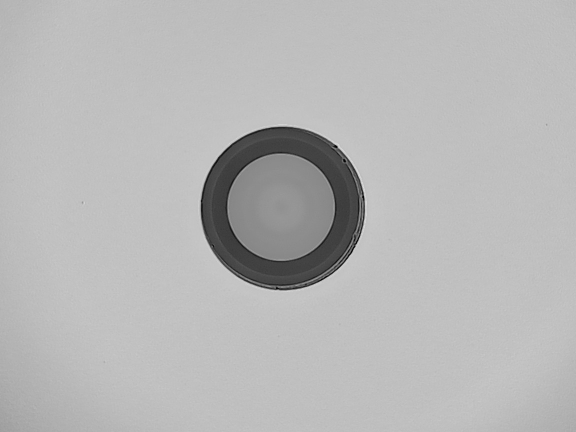
#> input picture current-process/old_version/image_batch/ima18.jpg, 1152 x 864 px (shown at 1/2 size)
$ python defect_detection_engine.py ../../../current-process/old_version/image_batch/ima18.jpg   (older library calls are emulated)
#> lines starting #> are read from the running program, lines starting #| are printed output that depends on the picture; after the words box and inside, x2 and y2 are one past the last pixel; in counts of white or black regions, pixels touching at a corner belong together
#!/usr/bin/env python3
"""
Defect Detection Engine - Specific Defect Detection Functions
Extracted from detection.py - Standalone modular script
"""

import cv2
import numpy as np
import json
import sys
import os
import argparse
import logging
from pathlib import Path

# Setup logging
logging.basicConfig(level=logging.INFO, format='%(asctime)s - %(levelname)s - %(message)s')
logger = logging.getLogger(__name__)


class DefectDetectionEngine:
    """Advanced defect detection system for image analysis."""

    def __init__(self, min_defect_size=10, max_defect_size=5000):
        self.min_defect_size = min_defect_size
        self.max_defect_size = max_defect_size
        self.logger = logger

    def load_image(self, image_path):
        """Load image from file path."""
        img = cv2.imread(image_path)
#> img is the input picture: shape (864, 1152, 3); min 0, max 239, mean 182.7
        if img is None:
            self.logger.error(f"Could not read image: {image_path}")
            return None
        return img

    def detect_scratches(self, gray_image):
        """Detect linear scratches using Hough line transform."""
        scratches = []

        # Edge detection for line detection
        edges = cv2.Canny(gray_image, 30, 100)
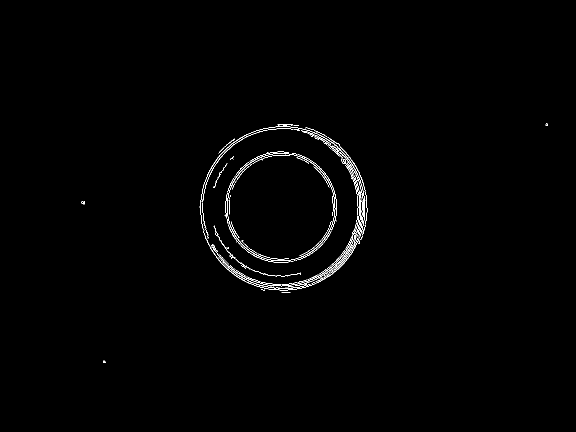
#> edges: shape (864, 1152) (shown at 1/2 size); 0.71% white in thin lines or dots, all inside (x1, y1, x2, y2) = (163, 247, 1095, 726)

        # Detect lines using probabilistic Hough transform
        lines = cv2.HoughLinesP(edges, 1, np.pi/180, threshold=40,
                               minLineLength=20, maxLineGap=5)
#> lines = 95 rows, first 6: [721, 430, 721, 374], [660, 541, 688, 513], [683, 319, 724, 360], [663, 293, 707, 340], [657, 539, 686, 510], [450, 496, 491, 537]

        if lines is not None:
            for line in lines:
                x1, y1, x2, y2 = line[0]
                length = np.sqrt((x2-x1)**2 + (y2-y1)**2)

                # Filter short lines
                if length > 25:
                    scratches.append({
                        'line': (x1, y1, x2, y2),
                        'length': float(length),
                        'angle': float(np.arctan2(y2-y1, x2-x1) * 180 / np.pi),
                        'type': 'scratch',
                        'severity': 'medium' if length > 50 else 'low'
                    })
#> this loop made 95 passes
#> (x1, y1, x2, y2, length) on passes 1 to 8: (721, 430, 721, 374, 56), (660, 541, 688, 513, 39.6), (683, 319, 724, 360, 57.98), (663, 293, 707, 340, 64.38), (657, 539, 686, 510, 41.01), (450, 496, 491, 537, 57.98), (718, 431, 719, 385, 46.01), (665, 547, 675, 527, 22.36)
#> after the loop, scratches = 82 items

        return scratches

    def detect_digs(self, gray_image):
        """Detect digs/pits using morphological black-hat."""
        digs = []
#> digs = []

        # Black-hat transform to find dark spots
        kernel = cv2.getStructuringElement(cv2.MORPH_ELLIPSE, (7, 7))
        bth = cv2.morphologyEx(gray_image, cv2.MORPH_BLACKHAT, kernel)
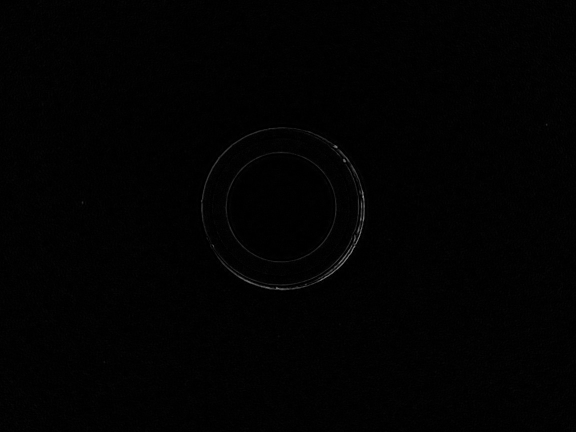
#> bth: shape (864, 1152) (shown at 1/2 size); min 0, max 139, mean 1.9

        # Threshold at 95th percentile
        threshold_val = float(np.percentile(bth, 95))
#> threshold_val = 4
        _, dig_mask = cv2.threshold(bth, threshold_val, 255, cv2.THRESH_BINARY)
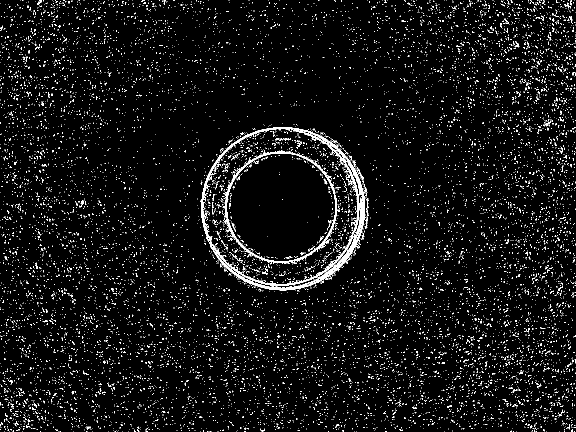
#> dig_mask: shape (864, 1152) (shown at 1/2 size); 4.8% white in thin lines or dots

        # Find contours of dark spots
        dig_contours, _ = cv2.findContours(dig_mask.astype(np.uint8),
                                          cv2.RETR_EXTERNAL, cv2.CHAIN_APPROX_SIMPLE)
#> dig_contours = 10727 contours, 10720 with area under 20; largest, box (x1, y1, x2, y2) and area: (400, 254, 730, 581) 83758, (713, 338, 728, 361) 30, (1091, 240, 1103, 253) 24, (161, 401, 167, 410) 22, (1129, 5, 1138, 16) 22, (74, 0, 83, 9) 21, (1029, 82, 1039, 95) 20

        for contour in dig_contours:
            area = cv2.contourArea(contour)

            # Filter by size
            if self.min_defect_size < area < self.max_defect_size:
                # Calculate moments for centroid
                M = cv2.moments(contour)
                if M["m00"] > 0:
                    cx = int(M["m10"] / M["m00"])
                    cy = int(M["m01"] / M["m00"])

                    # Calculate additional properties
                    perimeter = cv2.arcLength(contour, True)
                    circularity = 4 * np.pi * area / (perimeter**2 + 1e-10)

                    digs.append({
                        'center': (cx, cy),
                        'area': float(area),
                        'contour': contour.tolist(),
                        'circularity': float(circularity),
                        'type': 'dig',
                        'severity': 'high' if area > 100 else 'medium'
                    })
#> this loop made 10727 passes
#> (area, cx, cy, perimeter, circularity) on passes 338, 818, 932, 1353, 1440, 1695, 2296, 3133: (10.5, 32, 846, 23.9, 0.231), (12, 829, 815, 24.14, 0.259), (14, 70, 810, 20.49, 0.419), (15.5, 1028, 781, 27.56, 0.257), (10.5, 1021, 775, 20.73, 0.307), (16.5, 22, 763, 28.73, 0.251), (13.5, 208, 723, 13.9, 0.878), (12, 557, 672, 14.49, 0.719)
#> after the loop, digs = 34 items

        return digs

    def detect_blobs(self, gray_image):
        """Detect blobs/contamination using adaptive thresholding."""
        blobs = []
#> blobs = []

        # Adaptive thresholding for blob detection
        binary = cv2.adaptiveThreshold(gray_image, 255, cv2.ADAPTIVE_THRESH_GAUSSIAN_C,
                                     cv2.THRESH_BINARY_INV, 31, 5)
#> binary: shape (864, 1152); 1.8% white; 2625 white regions (2613 under 20 px), largest, box (x1, y1, x2, y2) and area: (402, 254, 730, 581) 8242, (447, 300, 678, 529) 4027, (442, 480, 455, 499) 42

        # Morphological operations to clean up
        kernel = cv2.getStructuringElement(cv2.MORPH_ELLIPSE, (5, 5))
        binary = cv2.morphologyEx(binary, cv2.MORPH_CLOSE, kernel)
#> binary: shape (864, 1152); 2.1% white; 2383 white regions (2359 under 20 px), largest, box (x1, y1, x2, y2) and area: (402, 254, 730, 581) 11001, (446, 298, 678, 529) 4525, (433, 458, 536, 549) 391
        binary = cv2.morphologyEx(binary, cv2.MORPH_OPEN, kernel)
#> binary: shape (864, 1152); 1.5% white; 9 white regions (3 under 20 px)

        # Find blob contours
        blob_contours, _ = cv2.findContours(binary, cv2.RETR_EXTERNAL, cv2.CHAIN_APPROX_SIMPLE)
#> blob_contours = 2 contours, 1 with area under 20; largest, box (x1, y1, x2, y2) and area: (402, 254, 730, 581) 83926

        for contour in blob_contours:
            area = cv2.contourArea(contour)

            # Filter large blobs
            if area > 100:
                perimeter = cv2.arcLength(contour, True)
                circularity = 4 * np.pi * area / (perimeter**2 + 1e-10)

                # Get bounding box
                x, y, w, h = cv2.boundingRect(contour)
                aspect_ratio = w / (h + 1e-10)

                blobs.append({
                    'contour': contour.tolist(),
                    'bbox': (x, y, w, h),
                    'area': float(area),
                    'circularity': float(circularity),
                    'aspect_ratio': float(aspect_ratio),
                    'type': 'blob',
                    'severity': 'medium' if area > 500 else 'low'
                })
#> this loop made 2 passes
#> (area, perimeter, circularity, x, y, w, h, aspect_ratio) on pass 1: (83926, 1138.2, 0.814, 402, 254, 328, 327, 1)
#> after the loop, blobs = 1 item

        return blobs

    def detect_edge_irregularities(self, gray_image):
        """Detect edge irregularities using gradient analysis."""
        edges = []
#> edges = []

        # Compute gradients
        grad_x = cv2.Sobel(gray_image, cv2.CV_64F, 1, 0)
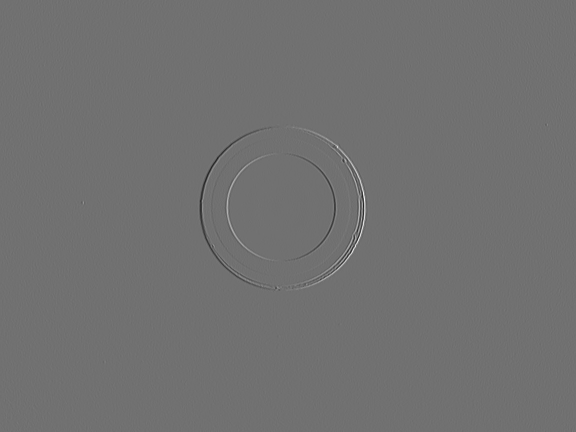
#> grad_x: shape (864, 1152) float64 (shown at 1/2 size); min -611, max 767, mean 0; drawn with min black and max white
        grad_y = cv2.Sobel(gray_image, cv2.CV_64F, 0, 1)
        grad_mag = np.sqrt(grad_x**2 + grad_y**2)

        # Threshold at 95th percentile
        edge_thresh = np.percentile(grad_mag, 95)
#> edge_thresh = 20.4
        edge_mask = (grad_mag > edge_thresh).astype(np.uint8)
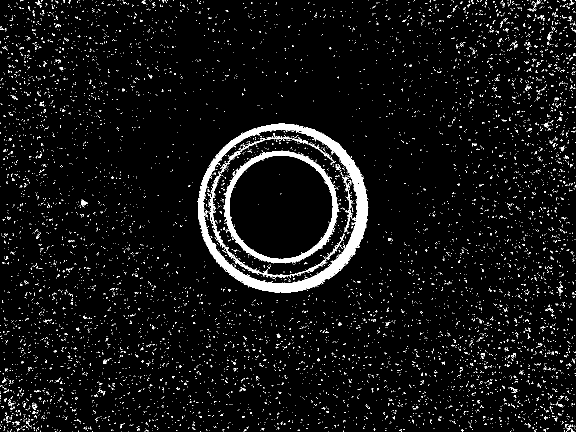
#> edge_mask: shape (864, 1152) (shown at 1/2 size); values 0 (black) and 1 (white), 4.9% white; 8995 white regions (8940 under 20 px)

        # Find edge contours
        edge_contours, _ = cv2.findContours(edge_mask, cv2.RETR_EXTERNAL, cv2.CHAIN_APPROX_SIMPLE)
#> edge_contours = 8443 contours, 8434 with area under 20; largest, box (x1, y1, x2, y2) and area: (395, 247, 737, 585) 89216, (162, 401, 172, 414) 60, (1087, 245, 1096, 256) 34, (206, 719, 214, 728) 33, (65, 807, 75, 820) 26

        for contour in edge_contours:
            area = cv2.contourArea(contour)

            # Filter by size
            if 50 < area < 2000:
                # Calculate edge properties
                perimeter = cv2.arcLength(contour, True)
                compactness = perimeter**2 / (area + 1e-10)

                edges.append({
                    'contour': contour.tolist(),
                    'area': float(area),
                    'perimeter': float(perimeter),
                    'compactness': float(compactness),
                    'type': 'edge_irregularity',
                    'severity': 'low'
                })
#> this loop made 8443 passes
#> (contour, area) on passes 1 to 3: ([[1149, 863]], 0), ([[243, 863]], 0), ([[1147, 862], [1147, 863]], 0)
#> after the loop, edges = 1 item

        return edges

    def detect_cracks(self, gray_image):
        """Detect cracks using morphological operations."""
        cracks = []
#> cracks = []

        # Use morphological gradient to detect thin lines
        kernel = cv2.getStructuringElement(cv2.MORPH_RECT, (3, 3))
        gradient = cv2.morphologyEx(gray_image, cv2.MORPH_GRADIENT, kernel)

        # Threshold to get binary image
        _, binary = cv2.threshold(gradient, 0, 255, cv2.THRESH_BINARY + cv2.THRESH_OTSU)
#> binary: shape (864, 1152); 0.91% white; 31 white regions (28 under 20 px), largest, box (x1, y1, x2, y2) and area: (400, 252, 731, 582) 6989, (453, 306, 671, 523) 1919, (423, 488, 429, 496) 34

        # Remove small noise
        kernel_clean = cv2.getStructuringElement(cv2.MORPH_ELLIPSE, (3, 3))
        binary = cv2.morphologyEx(binary, cv2.MORPH_OPEN, kernel_clean)
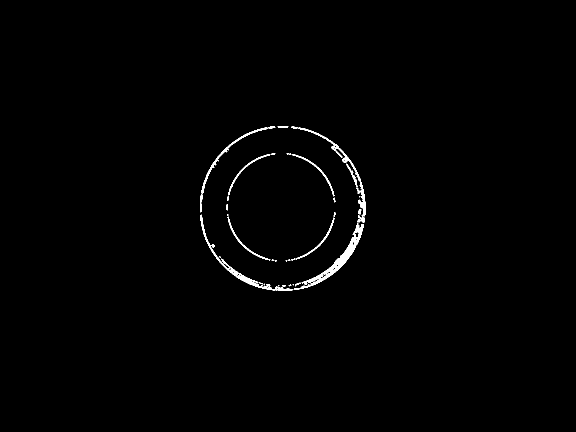
#> binary: shape (864, 1152) (shown at 1/2 size); 0.82% white; 31 white regions (12 under 20 px)

        # Find contours
        crack_contours, _ = cv2.findContours(binary, cv2.RETR_EXTERNAL, cv2.CHAIN_APPROX_SIMPLE)
#> crack_contours = 31 contours, 19 with area under 20; largest, box (x1, y1, x2, y2) and area: (582, 253, 731, 580) 3486, (401, 429, 586, 582) 1184, (400, 253, 551, 425) 692, (455, 433, 541, 521) 272, (584, 308, 669, 393) 269

        for contour in crack_contours:
            area = cv2.contourArea(contour)

            if area > 20:  # Minimum crack size
                perimeter = cv2.arcLength(contour, True)

                # Calculate aspect ratio of bounding rectangle
                rect = cv2.minAreaRect(contour)
                (center), (width, height), angle = rect
                aspect_ratio = max(width, height) / (min(width, height) + 1e-10)

                # Cracks typically have high aspect ratio
                if aspect_ratio > 3:
                    cracks.append({
                        'contour': contour.tolist(),
                        'area': float(area),
                        'perimeter': float(perimeter),
                        'aspect_ratio': float(aspect_ratio),
                        'angle': float(angle),
                        'center': (float(center[0]), float(center[1])),
                        'type': 'crack',
                        'severity': 'high' if area > 100 else 'medium'
                    })
#> this loop made 31 passes
#> (area, perimeter, center, width, height, angle, aspect_ratio) on passes 7, 14, 15, 16, 17, 20: (21, 31.8, (595.1, 567.7), 12.04, 3.5, -29.05, 3.44), (22.5, 18.73, (425.8, 491.3), 4.95, 5.66, -45, 1.14), (265, 275, (631.6, 484.2), 119.5, 20.17, -44.66, 5.92), (271.5, 276.4, (490.9, 483), 19.92, 120.2, -44.32, 6.03), (1184.5, 694.2, (476.9, 524.2), 52.45, 236.8, -50.69, 4.51), (36, 28.14, (719.2, 422.9), 10.32, 4.81, -81.87, 2.15)

        return cracks

    def detect_spots(self, gray_image):
        """Detect bright/dark spots using blob detection."""
        spots = []

        # Detect bright spots (white tophat)
        kernel = cv2.getStructuringElement(cv2.MORPH_ELLIPSE, (9, 9))
        wth = cv2.morphologyEx(gray_image, cv2.MORPH_TOPHAT, kernel)

        # Threshold bright spots
        threshold_val = float(np.percentile(wth, 95))
        _, spot_mask = cv2.threshold(wth, threshold_val, 255, cv2.THRESH_BINARY)
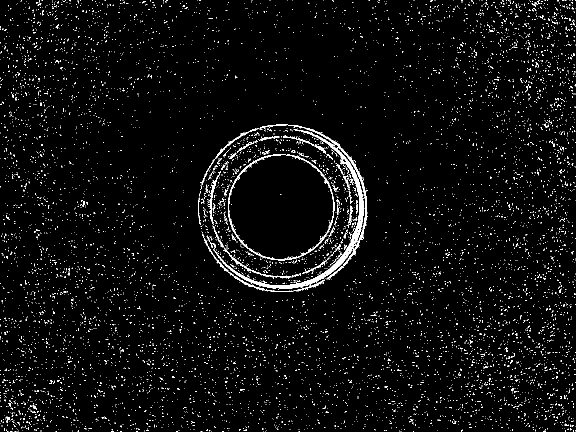
#> spot_mask: shape (864, 1152) (shown at 1/2 size); 3.4% white in thin lines or dots

        # Find bright spot contours
        spot_contours, _ = cv2.findContours(spot_mask.astype(np.uint8),
                                           cv2.RETR_EXTERNAL, cv2.CHAIN_APPROX_SIMPLE)

        for contour in spot_contours:
            area = cv2.contourArea(contour)

            if self.min_defect_size < area < self.max_defect_size:
                M = cv2.moments(contour)
                if M["m00"] > 0:
                    cx = int(M["m10"] / M["m00"])
                    cy = int(M["m01"] / M["m00"])

                    spots.append({
                        'center': (cx, cy),
                        'area': float(area),
                        'contour': contour.tolist(),
                        'type': 'bright_spot',
                        'severity': 'medium' if area > 50 else 'low'
                    })
#> this loop made 7783 passes
#> contour on passes 1 to 3: [[1150, 863]], [[826, 863], [827, 863]], [[802, 863]]

        return spots

    def detect_all_defects(self, image_path):
        """Detect all types of defects in an image."""
        # Load image
        image = self.load_image(image_path)
        if image is None:
            return None

        # Convert to grayscale
        if len(image.shape) == 3:
            gray = cv2.cvtColor(image, cv2.COLOR_BGR2GRAY)
        else:
            gray = image.copy()

        self.logger.info(f"Detecting defects in {image_path}")

        # Detect all defect types
        defects = {
            'scratches': self.detect_scratches(gray),
            'digs': self.detect_digs(gray),
            'blobs': self.detect_blobs(gray),
            'edges': self.detect_edge_irregularities(gray),
            'cracks': self.detect_cracks(gray),
            'spots': self.detect_spots(gray),
        }

        # Calculate summary statistics
        total_defects = sum(len(defect_list) for defect_list in defects.values())
        defect_counts = {defect_type: len(defect_list) for defect_type, defect_list in defects.items()}

        result = {
            'image_path': image_path,
            'image_shape': gray.shape,
            'total_defects': total_defects,
            'defect_counts': defect_counts,
            'defects': defects,
            'detected_at': str(np.datetime64('now')),
        }

        self.logger.info(f"Found {total_defects} total defects: {defect_counts}")

        return result

    # [70 lines left out: function visualize_defects, not called in this run]

    def save_defects_report(self, defects_data, output_path):
        """Save defects data to JSON file."""
        # Convert numpy arrays to lists for JSON serialization
        def convert_numpy(obj):
            if isinstance(obj, np.ndarray):
                return obj.tolist()
            elif isinstance(obj, np.integer):
                return int(obj)
            elif isinstance(obj, np.floating):
                return float(obj)
            return obj

        # Deep convert all numpy objects
        import json

        json_data = json.loads(json.dumps(defects_data, default=convert_numpy))

        with open(output_path, 'w') as f:
            json.dump(json_data, f, indent=2)

        self.logger.info(f"Defects report saved to: {output_path}")


def main():
    """Command line interface for defect detection."""
    parser = argparse.ArgumentParser(description='Advanced defect detection engine')
    parser.add_argument('image_path', help='Path to input image')
    parser.add_argument('-o', '--output', help='Output directory for results')
    parser.add_argument('--min-size', type=int, default=10, help='Minimum defect size')
    parser.add_argument('--max-size', type=int, default=5000, help='Maximum defect size')
    parser.add_argument('--visualize', action='store_true', help='Create defect visualization')
    parser.add_argument('-v', '--verbose', action='store_true', help='Verbose logging')

    args = parser.parse_args()

    if args.verbose:
        logging.getLogger().setLevel(logging.DEBUG)

    if not os.path.exists(args.image_path):
        print(f"Error: Image file not found: {args.image_path}")
        sys.exit(1)

    # Initialize detector
    detector = DefectDetectionEngine(args.min_size, args.max_size)

    # Detect defects
    defects_data = detector.detect_all_defects(args.image_path)

    if defects_data is None:
        print("Defect detection failed")
        sys.exit(1)

    # Set up output paths
    input_path = Path(args.image_path)
    if args.output:
        output_dir = Path(args.output)
        output_dir.mkdir(exist_ok=True)
    else:
        output_dir = input_path.parent

    # Save results
    json_path = output_dir / f"{input_path.stem}_defects.json"
    detector.save_defects_report(defects_data, json_path)

    # Create visualization if requested
    if args.visualize:
        viz_path = output_dir / f"{input_path.stem}_defects_viz.jpg"
        detector.visualize_defects(args.image_path, defects_data, viz_path)

    # Print summary
    print(f"Defect detection complete:")
    print(f"Total defects found: {defects_data['total_defects']}")
#| Total defects found: 175
    for defect_type, count in defects_data['defect_counts'].items():
        print(f"  {defect_type}: {count}")
#> this loop made 6 passes
#> (defect_type, count) on passes 1 to 6: ('scratches', 82), ('digs', 34), ('blobs', 1), ('edges', 1), ('cracks', 9), ('spots', 48)
#> (printed output is left out)
    print(f"Results saved to: {json_path}")


if __name__ == "__main__":
    main()
